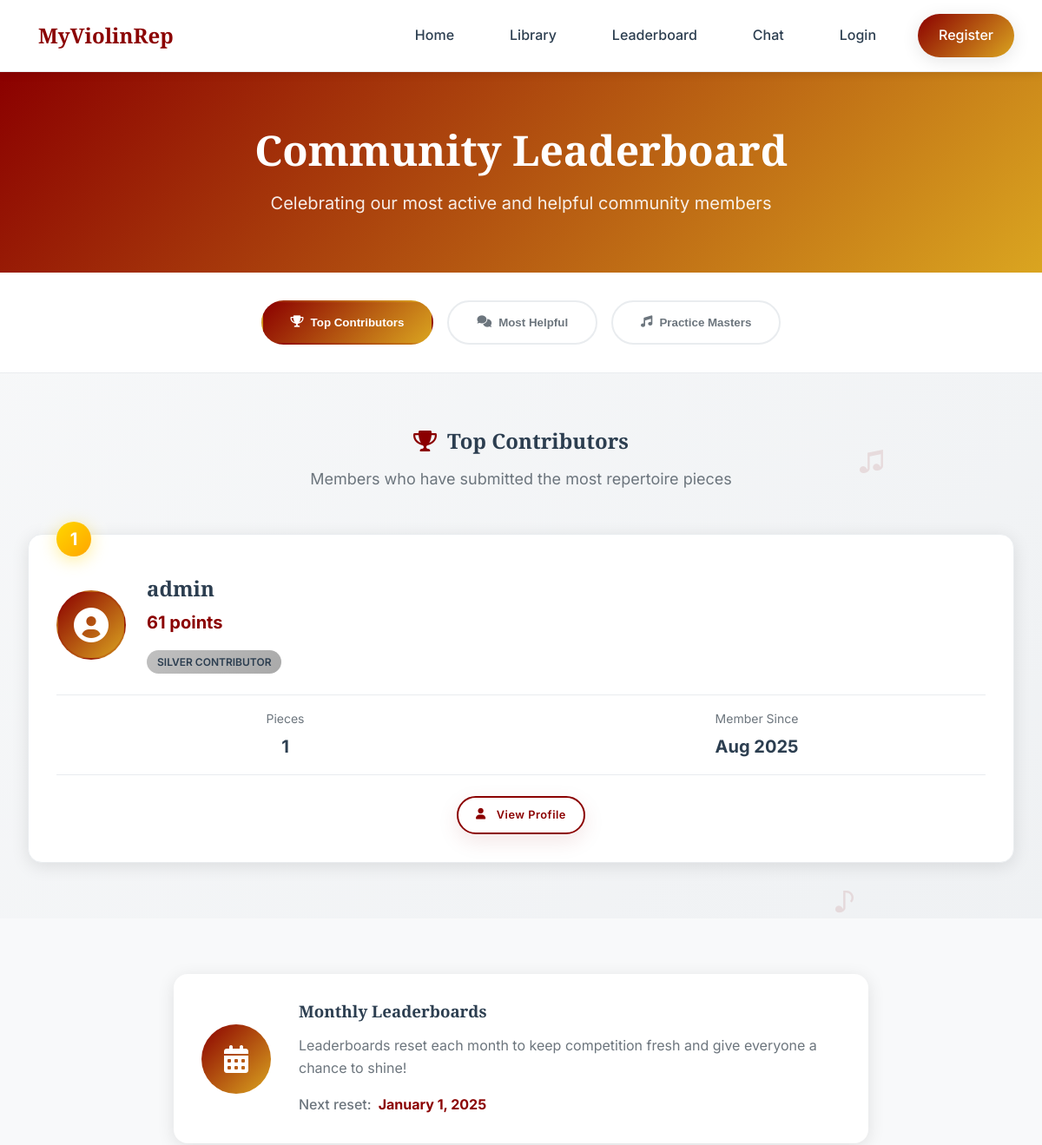
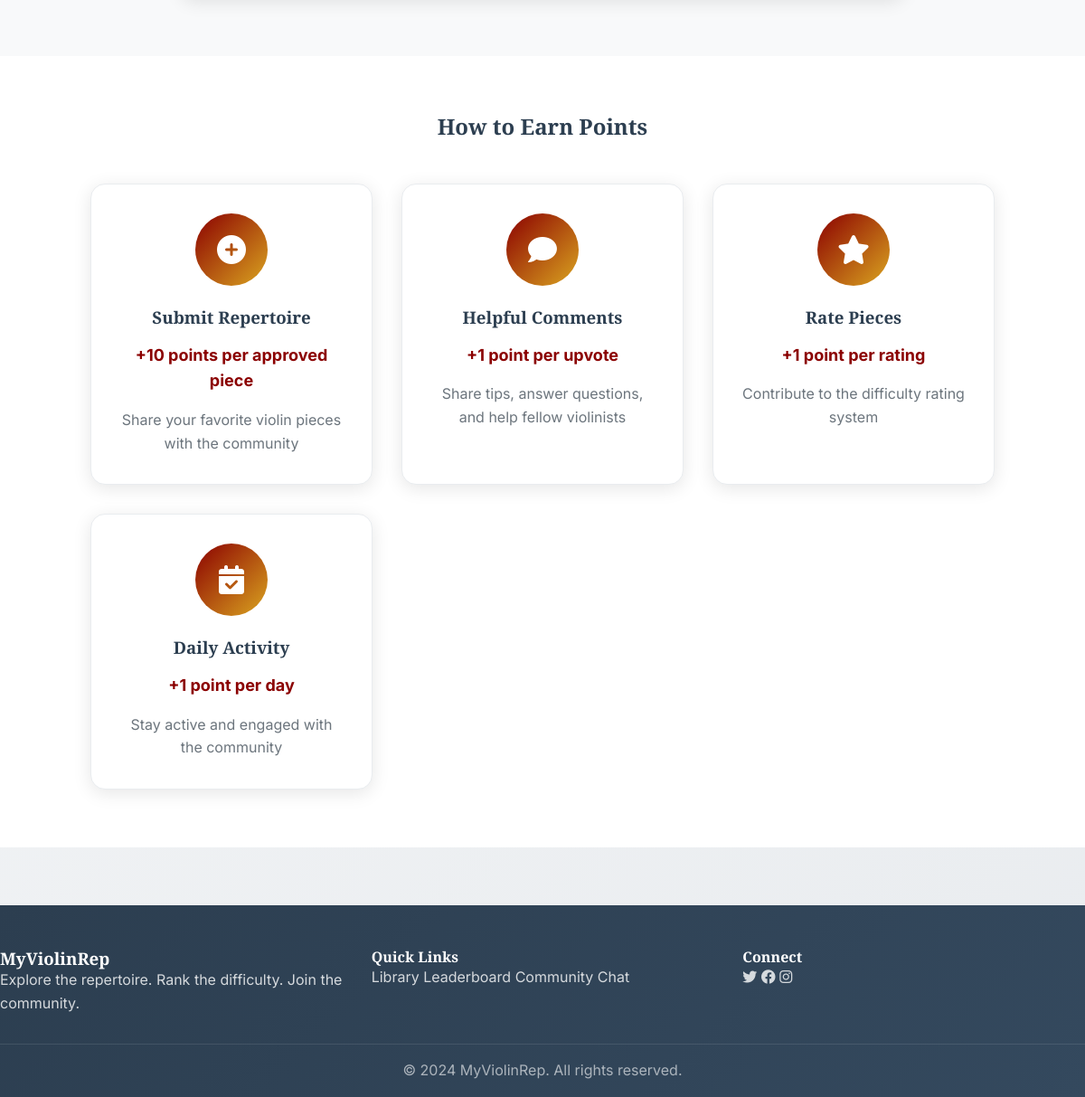
The app's page /leaderboard with its own data (2 pictures, top to bottom).
### app.py (models this page shows)
class User(UserMixin, db.Model):
    id = db.Column(db.Integer, primary_key=True)
    username = db.Column(db.String(80), unique=True, nullable=False)
    email = db.Column(db.String(120), unique=True, nullable=False)
    password_hash = db.Column(db.String(120), nullable=False)
    bio = db.Column(db.Text)
    avatar = db.Column(db.String(200))
    country = db.Column(db.String(100))
    currently_practicing = db.Column(db.String(200))
    join_date = db.Column(db.DateTime, default=datetime.utcnow)
    contribution_score = db.Column(db.Integer, default=0)
    forum_score = db.Column(db.Integer, default=0)
    ratings = db.relationship('Rating', backref='user', lazy=True)
    comments = db.relationship('Comment', backref='user', lazy=True)
    submissions = db.relationship('Piece', backref='submitter', lazy=True)
    sent_messages = db.relationship('Message', foreign_keys='Message.sender_id', backref='sender', lazy=True)
    received_messages = db.relationship('Message', foreign_keys='Message.recipient_id', backref='recipient', lazy=True)
    favorites = db.relationship('Favorite', backref='user', lazy=True)

### app.py (the view)
@app.route('/leaderboard')
def leaderboard():
    top_contributors = User.query.order_by(User.contribution_score.desc()).limit(10).all()
    top_forum_users = User.query.order_by(User.forum_score.desc()).limit(10).all()
    return render_template('leaderboard.html',
                         top_contributors=top_contributors,
                         top_forum_users=top_forum_users)

### templates/leaderboard.html (shortened to what this page needs)
{% extends "base.html" %}
{% block content %}
<section class="leaderboard-header">
    <div class="container">
        <div class="header-content">
            <h1 class="page-title">Community Leaderboard</h1>
            <p class="page-subtitle">Celebrating our most active and helpful community members</p>
        </div>
    </div>
</section>
<section class="leaderboard-nav">
    <div class="container">
        <div class="nav-tabs">
            <button class="tab-btn active" onclick="showTab('contributors')">
                <i class="fas fa-trophy"></i>
                Top Contributors
            </button>
            <button class="tab-btn" onclick="showTab('forum')">
                <i class="fas fa-comments"></i>
                Most Helpful
            </button>
            <button class="tab-btn" onclick="showTab('practice')">
                <i class="fas fa-music"></i>
                Practice Masters
            </button>
        </div>
    </div>
</section>
<section class="leaderboard-section active" id="contributors-tab">
    <div class="container">
        <div class="section-header">
            <h2><i class="fas fa-trophy"></i> Top Contributors</h2>
            <p>Members who have submitted the most repertoire pieces</p>
        </div>
        <div class="leaderboard-grid">
            {% for user in top_contributors %}
            <div class="leaderboard-card" data-aos="fade-up" data-aos-delay="{{ loop.index * 100 }}">
                <div class="rank-badge rank-{{ loop.index }}">
                    {{ loop.index }}
                </div>
                <div class="user-info">
                    <div class="user-avatar">
                        <i class="fas fa-user-circle"></i>
                    </div>
                    <div class="user-details">
                        <h3>{{ user.username }}</h3>
                        <p class="user-score">{{ user.contribution_score }} points</p>
                        <div class="user-badges">
                            {% if user.contribution_score >= 100 %}
                                <span class="badge gold">Gold Contributor</span>
                            {% elif user.contribution_score >= 50 %}
                                <span class="badge silver">Silver Contributor</span>
                            {% elif user.contribution_score >= 20 %}
                                <span class="badge bronze">Bronze Contributor</span>
                            {% endif %}
                        </div>
                    </div>
                </div>
                <div class="user-stats">
                    <div class="stat-item">
                        <span class="stat-label">Pieces</span>
                        <span class="stat-value">{{ user.submissions|length }}</span>
                    </div>
                    <div class="stat-item">
                        <span class="stat-label">Member Since</span>
                        <span class="stat-value">{{ user.join_date.strftime('%b %Y') }}</span>
                    </div>
                </div>
                <div class="user-actions">
                    <a href="{{ url_for('profile', username=user.username) }}" class="btn btn-outline btn-sm">
                        <i class="fas fa-user"></i>
                        View Profile
                    </a>
                </div>
            </div>
            {% endfor %}
        </div>
    </div>
</section>
<section class="reset-info">
    <div class="container">
        <div class="info-card">
            <div class="info-icon">
                <i class="fas fa-calendar-alt"></i>
            </div>
            <div class="info-content">
                <h3>Monthly Leaderboards</h3>
                <p>Leaderboards reset each month to keep competition fresh and give everyone a chance to shine!</p>
                <div class="next-reset">
                    <span class="reset-label">Next reset:</span>
                    <span class="reset-date">January 1, 2025</span>
                </div>
            </div>
        </div>
    </div>
</section>
<section class="points-guide">
    <div class="container">
        <h2>How to Earn Points</h2>
        <div class="points-grid">
            <div class="point-card">
                <div class="point-icon">
                    <i class="fas fa-plus-circle"></i>
                </div>
                <h3>Submit Repertoire</h3>
                <p class="point-value">+10 points per approved piece</p>
                <p>Share your favorite violin pieces with the community</p>
            </div>
            <div class="point-card">
                <div class="point-icon">
                    <i class="fas fa-comment"></i>
                </div>
                <h3>Helpful Comments</h3>
                <p class="point-value">+1 point per upvote</p>
                <p>Share tips, answer questions, and help fellow violinists</p>
            </div>
            <div class="point-card">
                <div class="point-icon">
                    <i class="fas fa-star"></i>
                </div>
                <h3>Rate Pieces</h3>
                <p class="point-value">+1 point per rating</p>
                <p>Contribute to the difficulty rating system</p>
            </div>
            <div class="point-card">
                <div class="point-icon">
                    <i class="fas fa-calendar-check"></i>
                </div>
                <h3>Daily Activity</h3>
                <p class="point-value">+1 point per day</p>
                <p>Stay active and engaged with the community</p>
            </div>
        </div>
    </div>
</section>
{% endblock %}
{% block extra_css %}
<link href="https://unpkg.com/aos@2.3.1/dist/aos.css" rel="stylesheet">
{% endblock %}

### static/css/style.css (style rules this page uses)
* { margin: 0; padding: 0; box-sizing: border-box; }
:root { --primary-burgundy: #8B0000; --primary-gold: #DAA520; --secondary-navy: #1e3a8a; --secondary-silver: #94a3b8; --accent-champagne: #f4e4bc; --text-dark: #2c3e50; --text-muted: #6c757d; --bg-light: #f8f9fa; --white: #ffffff; --shadow-light: 0 4px 20px rgba(0, 0, 0, 0.1); --shadow-medium: 0 8px 40px rgba(0, 0, 0, 0.15); --shadow-heavy: 0 16px 60px rgba(0, 0, 0, 0.2); --border-radius: 16px; --transition: all 0.3s cubic-bezier(0.4, 0, 0.2, 1); }
body { font-family: 'Inter', -apple-system, BlinkMacSystemFont, 'Segoe UI', Roboto, sans-serif; line-height: 1.6; color: var(--text-dark); background: linear-gradient(135deg, #f8f9fa 0%, #e9ecef 100%); overflow-x: hidden; }
h1, h2, h3, h4, h5, h6 { font-family: 'Playfair Display', Georgia, serif; font-weight: 700; line-height: 1.2; }
.container { max-width: 1200px; margin: 0 auto; padding: 0 2rem; }
.btn { display: inline-flex; align-items: center; gap: 0.75rem; padding: 0.875rem 1.75rem; border: none; border-radius: 25px; font-size: 0.875rem; font-weight: 600; text-decoration: none; cursor: pointer; transition: all 0.3s ease; position: relative; overflow: hidden; text-transform: none; letter-spacing: 0.5px; }
.btn::before { content: ''; position: absolute; top: 0; left: -100%; width: 100%; height: 100%; background: linear-gradient(90deg, transparent, rgba(255, 255, 255, 0.2), transparent); transition: left 0.5s ease; }
.btn-outline { background: transparent; color: #8B0000; border: 2px solid #8B0000; box-shadow: 0 8px 25px rgba(139, 0, 0, 0.1); }
.btn-sm { padding: 0.625rem 1.25rem; font-size: 0.8rem; }
.badge { background: linear-gradient(135deg, var(--primary-burgundy), var(--primary-gold)); color: white; padding: 0.25rem 0.75rem; border-radius: 20px; font-size: 0.75rem; font-weight: 600; text-transform: uppercase; }
.badge.silver { background: linear-gradient(135deg, #C0C0C0, #A9A9A9); color: #2c3e50; }
.user-avatar { width: 45px; height: 45px; border-radius: 50%; border: 2px solid rgba(139, 0, 0, 0.2); background: #f8f9fa; display: flex; align-items: center; justify-content: center; cursor: pointer; transition: all 0.3s ease; font-size: 1.2rem; color: #8B0000; overflow: hidden; }
.page-title { font-size: 3rem; margin-bottom: 1rem; }
.page-subtitle { font-size: 1.25rem; opacity: 0.9; }

### records on screen
User: username "admin", contribution_score "61", shows "SILVER CONTRIBUTOR", submissions|length "1", join_date "Aug 2025"
